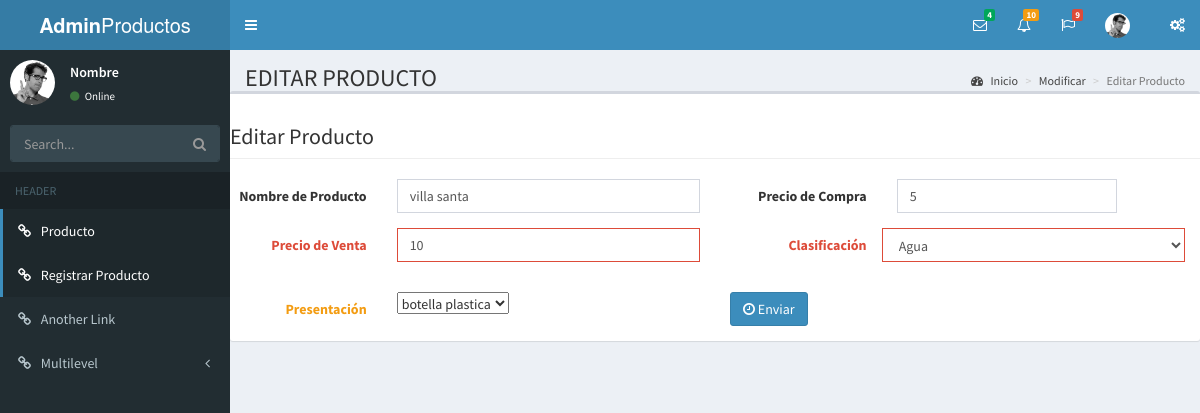
Screenshot of /paginas/modificar.php?id=1 with the database file from the repository.
### tables this page shows
CREATE TABLE `detalle` (
  `id` int(11) NOT NULL,
  `precio_compra` float NOT NULL,
  `precio_salida` float NOT NULL,
  `id_producto` int(11) DEFAULT NULL,
  `id_clasificacion` int(11) DEFAULT NULL
);

CREATE TABLE `producto` (
  `id` int(11) NOT NULL,
  `nombre` varchar(50) NOT NULL,
  `presentacion` varchar(150) NOT NULL
);

### incluir/funciones.php (called while the page is built, shortened)
<?php
function get_producto2($id){
	global $pdo;
	$sql = 'SELECT producto.*, detalle.*, clasificacion.clasificacion
			FROM producto
			LEFT JOIN detalle on detalle.id_producto = producto.id
  		 	LEFT JOIN clasificacion on clasificacion.id = detalle.id_clasificacion
			where producto.id = :id';
	$statement = $pdo->prepare($sql);
	$statement->bindParam(':id', $id, PDO::PARAM_INT);
	$statement->execute();
	$producto = $statement->fetch(PDO::FETCH_ASSOC);
	return $producto;
}

### paginas/modificar.php (the view, shortened to what this page needs)
<?php
include '../incluir/funciones.php';
$producto = get_producto2($_GET['id']);
?>
<!DOCTYPE html>
<html>
<head>
  <link rel="stylesheet" href="../bootstrap/css/bootstrap.min.css">
  <link rel="stylesheet" href="https://cdnjs.cloudflare.com/ajax/libs/font-awesome/4.5.0/css/font-awesome.min.css">
  <link rel="stylesheet" href="https://cdnjs.cloudflare.com/ajax/libs/font-awesome/4.5.0/css/font-awesome.min.css">
  <link rel="stylesheet" href="https://cdnjs.cloudflare.com/ajax/libs/ionicons/2.0.1/css/ionicons.min.css">
  <link rel="stylesheet" href="../plugins/daterangepicker/daterangepicker.css">
  <link rel="stylesheet" href="../plugins/datepicker/datepicker3.css">
  <link rel="stylesheet" href="../plugins/iCheck/all.css">
  <link rel="stylesheet" href="../plugins/colorpicker/bootstrap-colorpicker.min.css">
  <link rel="stylesheet" href="../plugins/timepicker/bootstrap-timepicker.min.css">
  <link rel="stylesheet" href="../plugins/select2/select2.min.css">
  <link rel="stylesheet" href="../dist/css/AdminLTE.min.css">
  <link rel="stylesheet" href="../dist/css/skins/_all-skins.min.css">
</head>
<body class="hold-transition skin-blue sidebar-mini">
<div class="wrapper">
  <header class="main-header">
    <a href="../index.php" class="logo">
      <span class="logo-lg"><b>Admin</b>Productos</span>
    </a>
    <nav class="navbar navbar-static-top" role="navigation">
      <a href="#" class="sidebar-toggle" data-toggle="push-menu" role="button">
      </a>
     <div class="navbar-custom-menu">
        <ul class="nav navbar-nav">
          <li class="dropdown messages-menu">
            <a href="#" class="dropdown-toggle" data-toggle="dropdown">
              <i class="fa fa-envelope-o"></i>
              <span class="label label-success">4</span>
            </a>
          </li>
          <li class="dropdown notifications-menu">
            <a href="#" class="dropdown-toggle" data-toggle="dropdown">
              <i class="fa fa-bell-o"></i>
              <span class="label label-warning">10</span>
            </a>
          </li>
          <li class="dropdown tasks-menu">
            <a href="#" class="dropdown-toggle" data-toggle="dropdown">
              <i class="fa fa-flag-o"></i>
              <span class="label label-danger">9</span>
            </a>
          </li>
          <li class="dropdown user user-menu">
            <a href="#" class="dropdown-toggle" data-toggle="dropdown">
              <img src="../dist/img/user2-160x160.jpg" class="user-image" alt="User Image">
            </a>
          </li>
          <li>
            <a href="#" data-toggle="control-sidebar"><i class="fa fa-gears"></i></a>
          </li>
        </ul>
      </div>
    </nav>
  </header>
  <aside class="main-sidebar">
    <section class="sidebar">
      <div class="user-panel">
        <div class="pull-left image">
          <img src="../dist/img/user2-160x160.jpg" class="img-circle" alt="User Image">
        </div>
        <div class="pull-left info">
          <p>Nombre</p>
          <a href="#"><i class="fa fa-circle text-success"></i> Online</a>
        </div>
      </div>
      <form action="#" method="get" class="sidebar-form">
        <div class="input-group">
          <input type="text" name="q" class="form-control" placeholder="Search...">
          <span class="input-group-btn">
              <button type="submit" name="search" id="search-btn" class="btn btn-flat"><i class="fa fa-search"></i>
              </button>
            </span>
        </div>
      </form>
      <ul class="sidebar-menu" data-widget="tree">
        <li class="header">HEADER</li>
        <li class="active"><a href="../paginas/listar.php"><i class="fa fa-link"></i> <span>Producto</span></a></li>
        <li class="active"><a href="../paginas/registrar.php"><i class="fa fa-link"></i> <span>Registrar Producto</span></a></li>
        <li><a href="#"><i class="fa fa-link"></i> <span>Another Link</span></a></li>
        <li class="treeview">
          <a href="#"><i class="fa fa-link"></i> <span>Multilevel</span>
            <span class="pull-right-container">
                <i class="fa fa-angle-left pull-right"></i>
              </span>
          </a>
        </li>
      </ul>
    </section>
  </aside>
  <div class="content-wrapper">
   <section class="content-header">
      <h1>
        EDITAR PRODUCTO
      </h1>
      <ol class="breadcrumb">
        <li><a href="../index.php"><i class="fa fa-dashboard"></i> Inicio</a></li>
        <li><a href="modificar.php">Modificar</a></li>
        <li class="active">Editar Producto</li>
      </ol>
    </section>
          <div class="row">
	<div class="col-xs-12 col-sm-12">
		<div class="box">
			<div class="box-header">
			</div>
			<div class="box-content">
				<h4 class="page-header">Editar Producto</h4>
	<form class="form-horizontal" role="form" action="modificar.php?id=<?php echo $_GET['id'] ?>" method="POST" enctype="multipart/form-data" data-parsley-validate >
          <div class="form-group">
						<label class="col-sm-2 control-label">Nombre de Producto</label>
						<div class="col-sm-4">
							<input name="nombre" type="text" class="form-control" placeholder="Nombre de producto" data-toggle="tooltip" data-placement="bottom" title="...." value="<?php echo $producto['nombre'] ?>">
						</div>
						<label class="col-sm-2 control-label">Precio de Compra</label>
						<div class="col-sm-3">
							<input name="precio_compra" type="text" class="form-control" placeholder="Precio de ingreso" data-toggle="tooltip" data-placement="bottom" title="....." value="<?php echo $producto['precio_compra'] ?>">
						</div>
					</div>
					<div class="form-group has-error has-feedback">
  					   <label class="col-sm-2 control-label">Precio de Venta</label>
    						<div class="col-sm-4">
    							<input name="precio_salida" type="text" class="form-control" placeholder="Precio de salida" data-toggle="tooltip" data-placement="bottom" title="....." value="<?php echo $producto['precio_salida'] ?>">
    						</div>
                <label class="col-sm-2 control-label">Clasificación</label>
                <div class="form-group col-sm-4">
                <?php
                  $estados = [
                    'Agua','Soda','Vino','Licores'
                  ];
                  ?>
                  <select class="form-control " name="clasificacion">
                    <?php
                    foreach($estados as $estado){
                      $selected = '';
                      if ($estado==$producto['clasificacion']) {
                        $selected = ' selected="" ';
                      }
                      echo '<option value="'.$estado.'" '.$selected.'>'.$estado.'</option>';
                    }
                    ?>
                  </select>
                </div>
            </div>
          <div class="form-group has-warning has-feedback">
					<label class="col-sm-2 control-label">Presentación</label>
            <div class="col-sm-4">
                 <?php
                $estados = [
                  'caja','lata','botella vidrio','botella plastica'
                ];
                ?>
              <select class="selectpicker" name="presentacion" id="s2_with_tag" >
                 <?php
                foreach($estados as $estado){
                  $selected = '';
                  if ($estado==$producto['presentacion']) {
                    $selected = ' selected="" ';
                  }
                  echo '<option value="'.$estado.'" '.$selected.'>'.$estado.'</option>';
                }
                ?>
              </select>
            </div>
					<div class="form-group">
						<div class="col-sm-2">
							<button  type="submit" class="btn btn-primary btn-label-left">
							<span><i class="fa fa-clock-o "></i></span>
								Enviar
							</button>
						</div>
					</div>
          </div>
				</form>
			</div>
		</div>
	</div>
</div>
</body>
</html>

### rows the page displays
detalle: nombre "villa santa", precio_compra "5", precio_salida "10"

### other values shown
form field clasificacion "Agua"
form field presentacion "botella plastica"
